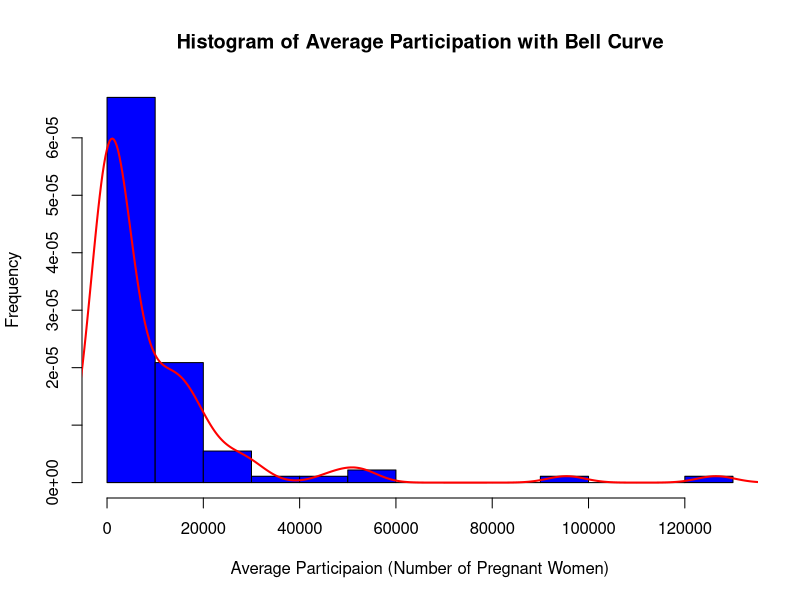
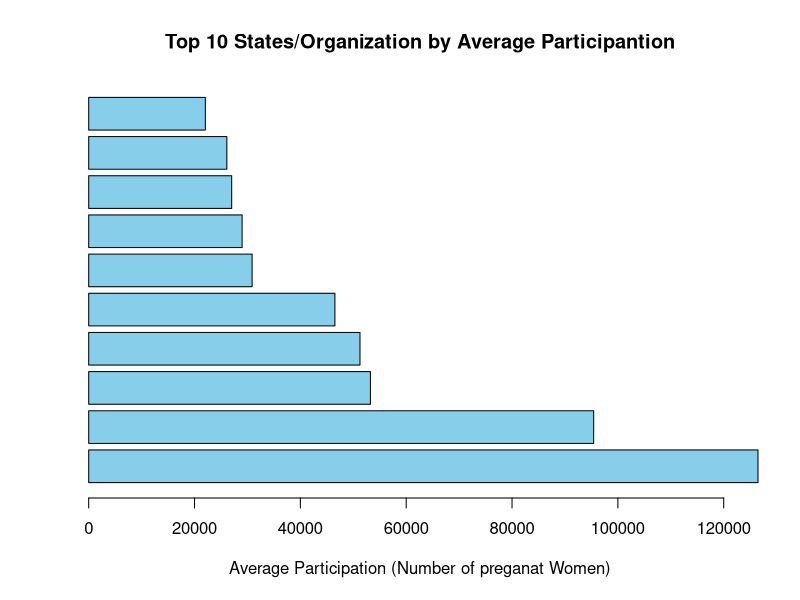

Write R code to recreate these figures, in order.
library(readr)

#Load data
data <- read_csv("Pregnant_Women_Participating.csv")

#show dataset
data

# convert average participant to number
data$Average.Participation <- as.numeric(data$"Average Participation")

#Now i want to remove NA values if have any in dataset
average_participation <- na.omit(data$Average.Participation)

#NOw creating histogram
hist(average_participation, breaks = 15, probability = TRUE, col = "blue", main = "Histogram of Average Participation with Bell Curve", xlab="Average Participaion (Number of Pregnant Women)", ylab = "Frequency")

# density curve
lines(density(average_participation), col="red", lwd=2)

#Now we are working to find top 10 performers
#get top 10 performers 1 to 10 -> [1:10], if we need top 15 than use [1:15], but right now i need only 10 top performers
top_performers <- data[order(-data$Average.Participation), ][1:10, ]
#print top performers
top_performers


#Barplot
barplot(height = top_performers$Average.Participation, names.arg = top_performers$State.Agency.or.Indian.Tribal.Organization,
        horiz = TRUE,
        las = 1,
        col = "skyblue",
        main = "Top 10 States/Organization by Average Participantion",
        xlab = "Average Participation (Number of preganat Women)",
        cex.names = 0.8
        )
